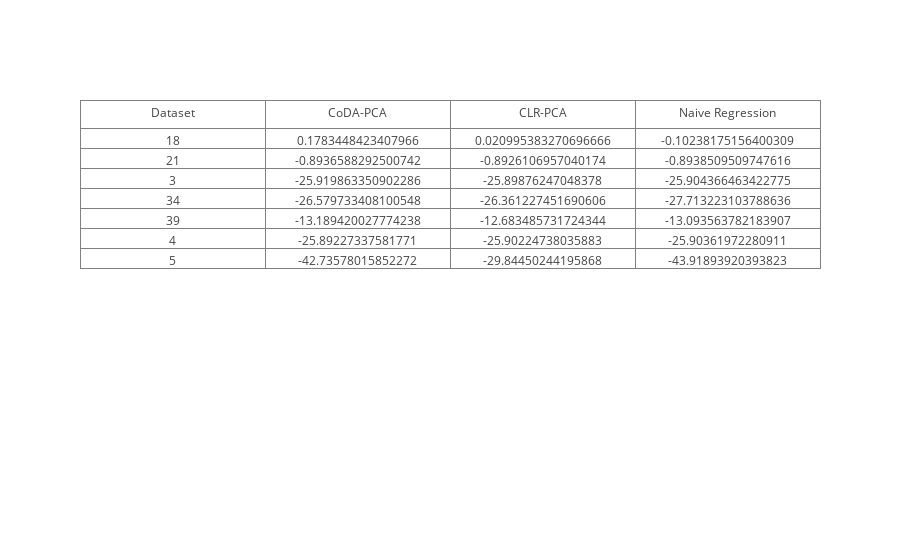

Notebook source saved alongside this figure:
### Code cell
#note: plotly code works fine, but gives a jupyter warning when saving with a rendered table

import plotly.graph_objs as go
from plotly.offline import download_plotlyjs, init_notebook_mode, plot, iplot


init_notebook_mode(connected=True)


table_rows = []
for key in score_dict.keys():
    mean_scores = list(map(np.mean, score_dict[key]))
    table_rows.append([key,*mean_scores])
    
results = [go.Table(
    header=dict(values=["Dataset","CoDA-PCA", "CLR-PCA", "Naive Regression"]),
    cells=dict(values=np.array(table_rows).T))]

iplot(results, filename = 'basic_table')

### Figure 1 — Plotly figure (JSON) as saved in the notebook; plotly's stock layout.template omitted (floating-point values rounded to 4 significant figures)
{"data": [{"cells": {"values": [["18", "21", "3", "34", "39", "4", "5"], ["0.1783448423407966", "-0.8936588292500742", "-25.919863350902286", "-26.579733408100548", "-13.189420027774238", "-25.89227337581771", "-42.73578015852272"], ["0.020995383270696666", "-0.8926106957040174", "-25.89876247048378", "-26.361227451690606", "-12.683485731724344", "-25.90224738035883", "-29.84450244195868"], ["-0.10238175156400309", "-0.8938509509747616", "-25.904366463422775", "-27.713223103788636", "-13.093563782183907", "-25.90361972280911", "-43.91893920393823"]]}, "header": {"values": ["Dataset", "CoDA-PCA", "CLR-PCA", "Naive Regression"]}, "type": "table", "uid": "b32f0d93-769e-4cd6-9e57-84c5e8840f0b"}], "layout": {}}
